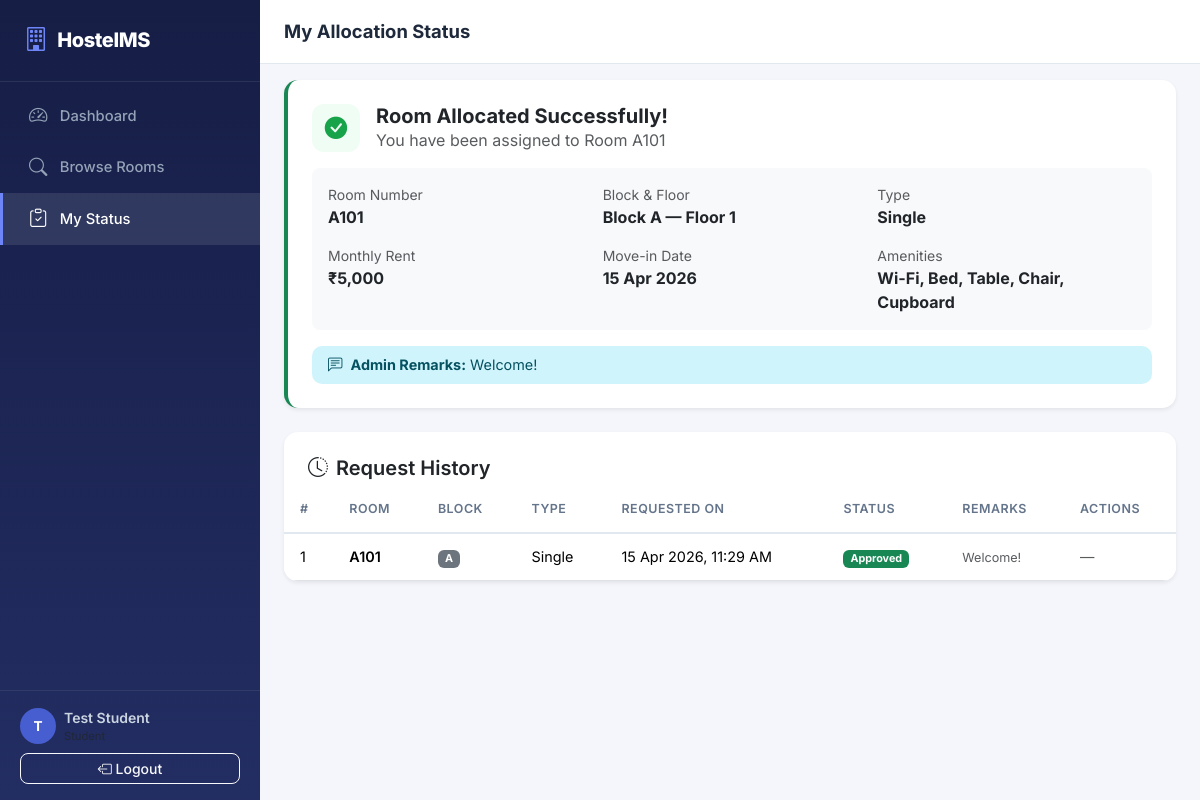
Screenshot of /student/status (signed in) with the database file from the repository.
### models.py (models this page shows, shortened)
class User(UserMixin, db.Model):
    __tablename__ = "users"
    id         = db.Column(db.Integer, primary_key=True)
    name       = db.Column(db.String(100), nullable=False)
    email      = db.Column(db.String(120), unique=True, nullable=False)
    password   = db.Column(db.String(256), nullable=False)          # hashed
    role       = db.Column(db.String(10), nullable=False, default="student")  # admin | student
    student_id = db.Column(db.String(20), unique=True, nullable=True)        # NULL for admins
    phone      = db.Column(db.String(15), nullable=True)
    created_at = db.Column(db.DateTime, default=datetime.utcnow)
    requests = db.relationship("AllocationRequest", backref="student",
                               foreign_keys="AllocationRequest.student_id",
                               lazy=True)

class Room(db.Model):
    __tablename__ = "rooms"
    id          = db.Column(db.Integer, primary_key=True)
    room_number = db.Column(db.String(10), unique=True, nullable=False)
    block       = db.Column(db.String(5), nullable=False)          # A, B, C, D
    floor       = db.Column(db.Integer, nullable=False)
    room_type   = db.Column(db.String(10), nullable=False)         # single | double | triple
    price       = db.Column(db.Float, nullable=False)
    capacity    = db.Column(db.Integer, nullable=False)
    amenities   = db.Column(db.String(255), nullable=True)         # comma-separated
    status      = db.Column(db.String(10), nullable=False, default="vacant")  # vacant | occupied
    allocations = db.relationship("AllocationRequest", backref="room", lazy=True)

class AllocationRequest(db.Model):
    __tablename__ = "allocation_requests"
    id            = db.Column(db.Integer, primary_key=True)
    student_id    = db.Column(db.Integer, db.ForeignKey("users.id"), nullable=False)
    room_id       = db.Column(db.Integer, db.ForeignKey("rooms.id"), nullable=False)
    request_date  = db.Column(db.DateTime, default=datetime.utcnow)
    status        = db.Column(db.String(10), nullable=False, default="pending")  # pending | approved | rejected
    approved_by   = db.Column(db.Integer, db.ForeignKey("users.id"), nullable=True)
    move_in_date  = db.Column(db.Date, nullable=True)
    remarks       = db.Column(db.Text, nullable=True)
    approver = db.relationship("User", foreign_keys=[approved_by], lazy=True)

### routes/student.py (the view)
@student_bp.route("/status")
@login_required
@student_required
def my_status():
    all_requests = (
        AllocationRequest.query
        .filter_by(student_id=current_user.id)
        .order_by(AllocationRequest.request_date.desc())
        .all()
    )
    approved = next((r for r in all_requests if r.status == "approved"), None)
    roommates = []
    assigned_room = None
    if approved:
        assigned_room = Room.query.get(approved.room_id)
        roommate_allocs = AllocationRequest.query.filter(
            AllocationRequest.room_id == approved.room_id,
            AllocationRequest.status == "approved",
            AllocationRequest.student_id != current_user.id,
        ).all()
        roommates = [User.query.get(a.student_id) for a in roommate_allocs]
    return render_template(
        "student/my_status.html",
        requests=all_requests,
        approved=approved,
        assigned_room=assigned_room,
        roommates=roommates,
    )

### app.py (called while the page is built)
@login_manager.user_loader
def load_user(user_id):
    return User.query.get(int(user_id))

### routes/student.py (called while the page is built)
def student_required(f):
    @wraps(f)
    def decorated_function(*args, **kwargs):
        if not current_user.is_authenticated or current_user.role != "student":
            flash("Access denied. Students only.", "danger")
            return redirect(url_for("login"))
        return f(*args, **kwargs)
    return decorated_function

### templates/student/my_status.html (shortened to what this page needs)
{% extends "layout_auth.html" %}
{% block page_title %}My Allocation Status{% endblock %}
{% block content %}
{% if approved and assigned_room %}
<div class="card border-0 shadow-sm mb-4 border-start border-success border-4">
    <div class="card-body p-4">
        <div class="d-flex align-items-center gap-3 mb-3">
            <div class="status-icon-lg status-icon--approved">
                <i class="bi bi-check-circle-fill"></i>
            </div>
            <div>
                <h5 class="fw-bold mb-0">Room Allocated Successfully!</h5>
                <span class="text-muted">You have been assigned to Room {{ assigned_room.room_number }}</span>
            </div>
        </div>
        <div class="bg-light rounded-3 p-3 mb-3">
            <div class="row g-3">
                <div class="col-sm-4">
                    <small class="text-muted d-block">Room Number</small>
                    <strong>{{ assigned_room.room_number }}</strong>
                </div>
                <div class="col-sm-4">
                    <small class="text-muted d-block">Block & Floor</small>
                    <strong>Block {{ assigned_room.block }} — Floor {{ assigned_room.floor }}</strong>
                </div>
                <div class="col-sm-4">
                    <small class="text-muted d-block">Type</small>
                    <strong>{{ assigned_room.room_type|capitalize }}</strong>
                </div>
                <div class="col-sm-4">
                    <small class="text-muted d-block">Monthly Rent</small>
                    <strong>₹{{ "{:,.0f}".format(assigned_room.price) }}</strong>
                </div>
                <div class="col-sm-4">
                    <small class="text-muted d-block">Move-in Date</small>
                    <strong>{{ approved.move_in_date.strftime('%d %b %Y') if approved.move_in_date else '—' }}</strong>
                </div>
                <div class="col-sm-4">
                    <small class="text-muted d-block">Amenities</small>
                    <strong>{{ assigned_room.amenities or '—' }}</strong>
                </div>
            </div>
        </div>
        {% if approved.remarks %}
        <div class="alert alert-info py-2 mb-0">
            <i class="bi bi-chat-left-text me-1"></i> <strong>Admin Remarks:</strong> {{ approved.remarks }}
        </div>
        {% endif %}
    </div>
</div>
{% endif %}
<div class="card border-0 shadow-sm">
    <div class="card-header bg-transparent border-0 pt-4 px-4">
        <h5 class="fw-semibold mb-0"><i class="bi bi-clock-history me-2"></i>Request History</h5>
    </div>
    <div class="table-responsive">
        <table class="table table-hover align-middle mb-0">
            <thead>
                <tr>
                    <th>#</th>
                    <th>Room</th>
                    <th>Block</th>
                    <th>Type</th>
                    <th>Requested On</th>
                    <th>Status</th>
                    <th>Remarks</th>
                    <th>Actions</th>
                </tr>
            </thead>
            <tbody>
                {% for req in requests %}
                <tr>
                    <td>{{ req.id }}</td>
                    <td class="fw-semibold">{{ req.room.room_number }}</td>
                    <td><span class="badge bg-secondary">{{ req.room.block }}</span></td>
                    <td>{{ req.room.room_type|capitalize }}</td>
                    <td>{{ req.request_date.strftime('%d %b %Y, %I:%M %p') }}</td>
                    <td>
                        {% if req.status == 'approved' %}
                        <span class="badge bg-success">Approved</span>
                        {% elif req.status == 'pending' %}
                        <span class="badge bg-warning text-dark">Pending</span>
                        {% else %}
                        <span class="badge bg-danger">Rejected</span>
                        {% endif %}
                    </td>
                    <td><small class="text-muted">{{ req.remarks or '—' }}</small></td>
                    <td>
                        {% if req.status == 'pending' %}
                        <form method="POST" action="{{ url_for('student.cancel_request', req_id=req.id) }}"
                              onsubmit="return confirm('Cancel this request?')">
                            <button type="submit" class="btn btn-sm btn-outline-danger">
                                <i class="bi bi-x-circle me-1"></i> Cancel
                            </button>
                        </form>
                        {% else %}
                        <span class="text-muted">—</span>
                        {% endif %}
                    </td>
                </tr>
                {% endfor %}
            </tbody>
        </table>
    </div>
</div>
{% endblock %}

### templates/layout_auth.html (shortened to what this page needs)
{% extends "base.html" %}
{% block body %}
<div class="d-flex" id="wrapper">
    <nav id="sidebar" class="sidebar d-flex flex-column">
        <div class="sidebar-brand">
            <i class="bi bi-building"></i>
            <span>HostelMS</span>
        </div>
        <ul class="nav flex-column mt-2 flex-grow-1">
            {% if current_user.role == 'admin' %}
            <li class="nav-item">
                <a class="nav-link {% if request.endpoint == 'admin.dashboard' %}active{% endif %}"
                   href="{{ url_for('admin.dashboard') }}">
                    <i class="bi bi-speedometer2"></i> Dashboard
                </a>
            </li>
            <li class="nav-item">
                <a class="nav-link {% if request.endpoint and 'admin.room' in request.endpoint %}active{% endif %}"
                   href="{{ url_for('admin.rooms') }}">
                    <i class="bi bi-door-open"></i> Rooms
                </a>
            </li>
            <li class="nav-item">
                <a class="nav-link {% if request.endpoint == 'admin.students' %}active{% endif %}"
                   href="{{ url_for('admin.students') }}">
                    <i class="bi bi-people"></i> Students
                </a>
            </li>
            <li class="nav-item">
                <a class="nav-link {% if request.endpoint == 'admin.requests_list' %}active{% endif %}"
                   href="{{ url_for('admin.requests_list') }}">
                    <i class="bi bi-envelope-paper"></i> Requests
                </a>
            </li>
            {% else %}
            <li class="nav-item">
                <a class="nav-link {% if request.endpoint == 'student.dashboard' %}active{% endif %}"
                   href="{{ url_for('student.dashboard') }}">
                    <i class="bi bi-speedometer2"></i> Dashboard
                </a>
            </li>
            <li class="nav-item">
                <a class="nav-link {% if request.endpoint == 'student.browse_rooms' %}active{% endif %}"
                   href="{{ url_for('student.browse_rooms') }}">
                    <i class="bi bi-search"></i> Browse Rooms
                </a>
            </li>
            <li class="nav-item">
                <a class="nav-link {% if request.endpoint == 'student.my_status' %}active{% endif %}"
                   href="{{ url_for('student.my_status') }}">
                    <i class="bi bi-clipboard-check"></i> My Status
                </a>
            </li>
            {% endif %}
        </ul>
        <div class="sidebar-footer">
            <div class="d-flex align-items-center gap-2 mb-2">
                <div class="avatar-circle">
                    {{ current_user.name[0]|upper }}
                </div>
                <div class="overflow-hidden">
                    <div class="fw-semibold text-truncate small">{{ current_user.name }}</div>
                    <div class="text-muted" style="font-size:.7rem">{{ current_user.role|capitalize }}</div>
                </div>
            </div>
            <a href="{{ url_for('logout') }}" class="btn btn-outline-light btn-sm w-100">
                <i class="bi bi-box-arrow-left"></i> Logout
            </a>
        </div>
    </nav>
    <div id="page-content" class="flex-grow-1">
        <nav class="topbar d-flex align-items-center">
            <h1 class="topbar-title mb-0">{% block page_title %}Dashboard{% endblock %}</h1>
        </nav>
        <div class="container-fluid px-4 pt-3">
        </div>
        <main class="container-fluid px-4 pb-5">
            {% block content %}{% endblock %}
        </main>
    </div>
</div>
{% endblock %}

### static/css/style.css (style rules this page uses)
:root { --font-family: 'Inter', -apple-system, BlinkMacSystemFont, 'Segoe UI', sans-serif; --primary-hue: 230; --primary: hsl(var(--primary-hue), 72%, 55%); --primary-dark: hsl(var(--primary-hue), 72%, 42%); --primary-light: hsl(var(--primary-hue), 72%, 95%); --bg-body: #f4f6fb; --bg-sidebar: linear-gradient(180deg, hsl(230, 52%, 18%) 0%, hsl(230, 48%, 26%) 100%); --sidebar-w: 260px; --topbar-h: 64px; --success: #16a34a; --warning: #eab308; --danger: #dc2626; --info: #0891b2; --shadow-sm: 0 1px 3px rgba(0,0,0,.08); --shadow-md: 0 4px 14px rgba(0,0,0,.1); --shadow-lg: 0 10px 30px rgba(0,0,0,.12); --ease: cubic-bezier(.4,0,.2,1); }
*, *::before, *::after { box-sizing: border-box; }
body { font-family: var(--font-family); background: var(--bg-body); color: #1e293b; margin: 0; -webkit-font-smoothing: antialiased; }
.sidebar { width: var(--sidebar-w); min-height: 100vh; background: var(--bg-sidebar); color: #cbd5e1; padding: 0; position: fixed; top: 0; left: 0; z-index: 1040; transition: transform .3s var(--ease); }
.sidebar-brand { display: flex; align-items: center; gap: .6rem; padding: 1.4rem 1.5rem; font-size: 1.25rem; font-weight: 800; color: #fff; letter-spacing: -.02em; border-bottom: 1px solid rgba(255,255,255,.08); }
.sidebar-brand i { font-size: 1.5rem; color: hsl(230, 90%, 70%); }
.sidebar .nav-link { color: #94a3b8; padding: .75rem 1.5rem; display: flex; align-items: center; gap: .65rem; font-size: .92rem; font-weight: 500; border-left: 3px solid transparent; transition: all .2s var(--ease); }
.sidebar .nav-link.active { color: #fff; background: rgba(255,255,255,.1); border-left-color: hsl(230, 90%, 70%); }
.sidebar .nav-link i { font-size: 1.15rem; width: 1.4rem; text-align: center; }
.sidebar-footer { padding: 1rem 1.25rem; border-top: 1px solid rgba(255,255,255,.08); }
.avatar-circle { width: 36px; height: 36px; border-radius: 50%; background: hsl(230, 60%, 55%); color: #fff; display: flex; align-items: center; justify-content: center; font-weight: 700; font-size: .85rem; flex-shrink: 0; }
#page-content { margin-left: var(--sidebar-w); min-height: 100vh; transition: margin-left .3s var(--ease); }
.topbar { height: var(--topbar-h); padding: 0 1.5rem; background: #fff; border-bottom: 1px solid #e2e8f0; position: sticky; top: 0; z-index: 1020; }
.topbar-title { font-size: 1.15rem; font-weight: 700; color: #1e293b; }
.card { border-radius: 14px; overflow: hidden; }
.table thead { background: #f8fafc; }
.table thead th { font-size: .78rem; font-weight: 600; text-transform: uppercase; letter-spacing: .04em; color: #64748b; border-bottom: 2px solid #e2e8f0; padding: .8rem 1rem; white-space: nowrap; }
.table tbody td { padding: .75rem 1rem; vertical-align: middle; font-size: .9rem; }
.table-hover tbody tr { transition: background .15s var(--ease); }
.status-icon-lg { width: 48px; height: 48px; border-radius: 12px; display: flex; align-items: center; justify-content: center; font-size: 1.4rem; flex-shrink: 0; }
.status-icon--approved { background: #f0fdf4; color: var(--success); }
.btn { border-radius: 8px; font-weight: 500; }
.alert { border-radius: 10px; border: none; font-size: .9rem; animation: fadeInDown .3s var(--ease); }

### rows the page displays
User: name "T", name "Test Student"
Room: room_number "A101", block "A", floor "1", room_type "Single", price "5,000", amenities "Wi-Fi, Bed, Table, Chair, Cupboard"
AllocationRequest: move_in_date "15 Apr 2026", remarks "Welcome!", id "1", room.room_number "A101", room.block "A", room.room_type "Single", request_date "15 Apr 2026, 11:29 AM", status "Approved"
